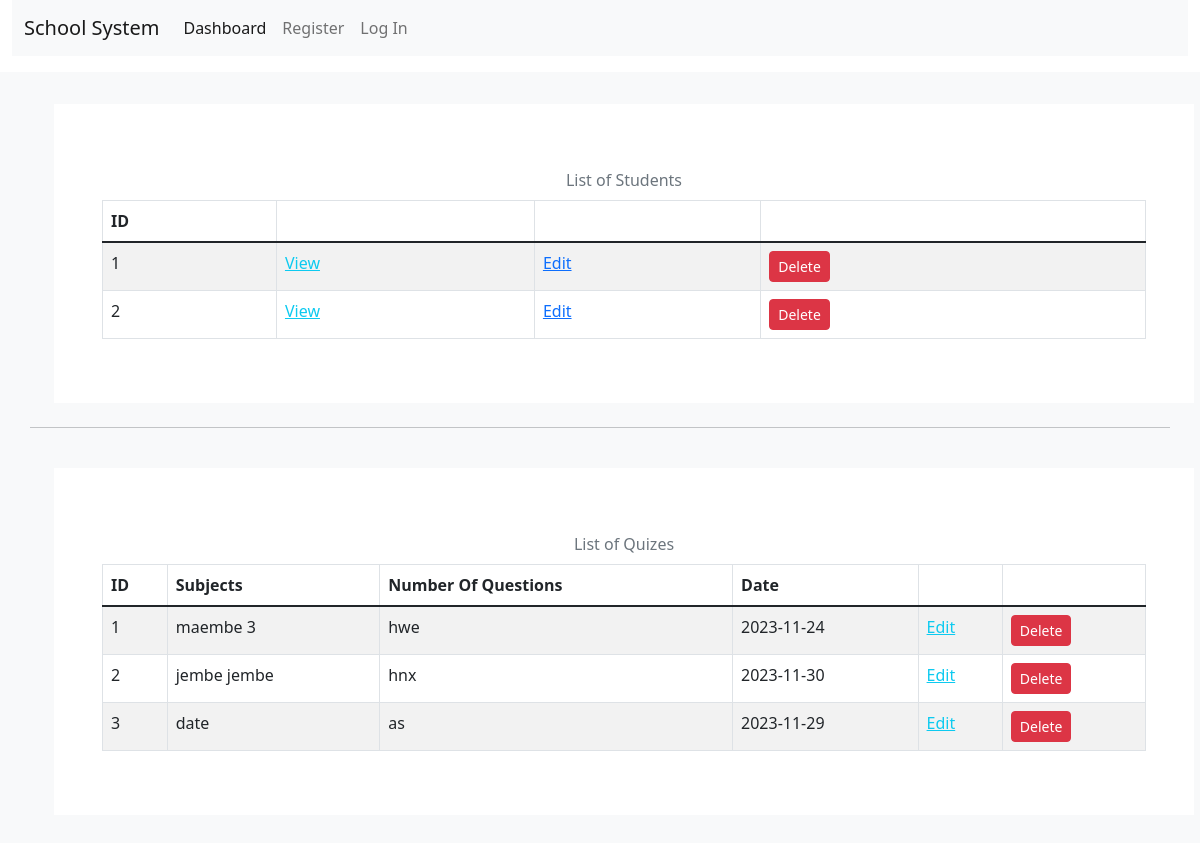
Page /dashboard on the earlier database version.
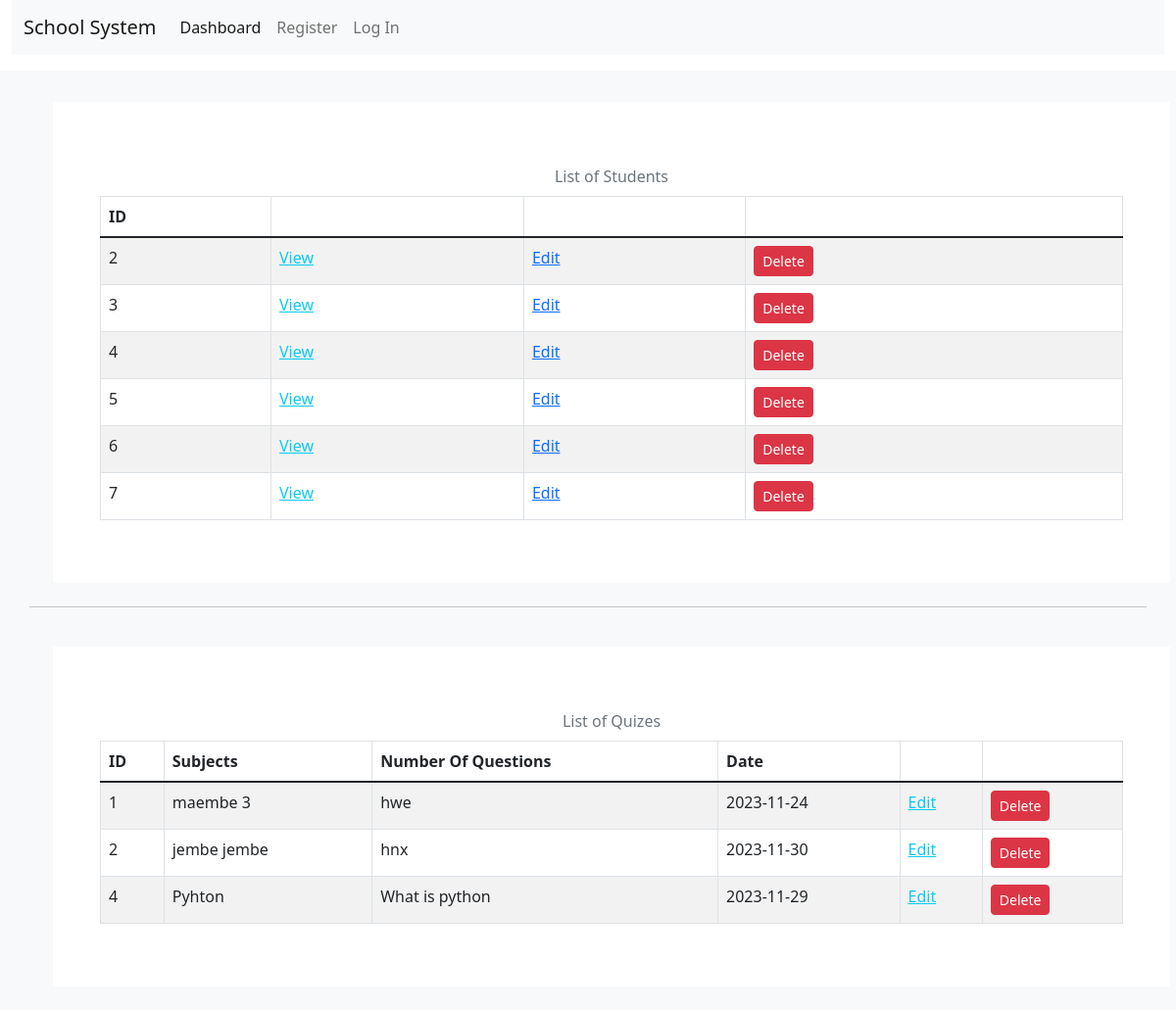
Same page on the later database version.
### tables this page shows
CREATE TABLE Students(
    id INTEGER PRIMARY KEY AUTOINCREMENT,    
    created TIMESTAMP NOT NULL DEFAULT CURRENT_TIMESTAMP,
    firstname TEXT NOT NULL,
    lastname TEXT NOT NULL
    

    -- FOREIGN KEY (user_id) REFERENCES user (id)
);

CREATE TABLE Quizes(
    id INTEGER PRIMARY KEY AUTOINCREMENT,
    -- user_id INTEGER NOT NULL,
    created TIMESTAMP NOT NULL DEFAULT CURRENT_TIMESTAMP,
    title TEXT NOT NULL,
    questions TEXT NOT NULL,
    date_given DATE NOT NULL
    -- complete BOOLEAN NOT NULL DEFAULT FALSE,

    -- FOREIGN KEY (user_id) REFERENCES user (id)
);

### class_app.py (the view)
@bp.route("/dashboard")
def index():
    db = get_db()
    students = db.execute("SELECT * FROM Students").fetchall()
    quizes = db.execute("SELECT * FROM Quizes ").fetchall()
    return render_template(
        "class/dashboard.html",
        students=students,
        quizes=quizes,
    )

### auth.py (called while the page is built)
@bp.before_app_request
def load_logged_in_user():
    user_id = session.get("user_id")
    if user_id is None:
        g.user = None
    else:
        g.user = (
            get_db().execute("SELECT * FROM user WHERE id = ?", (user_id,)).fetchone()
        )

### db.py (called while the page is built)
def get_db():
    if "db" not in g:
        g.db = sqlite3.connect(
            current_app.config["DATABASE"], detect_types=sqlite3.PARSE_DECLTYPES
        )
        g.db.row_factory = sqlite3.Row
    return g.db

### templates/class/dashboard.html (shortened to what this page needs)
{% extends 'base.html' %}
{% block content %}
<div class="container">
  <div class="row mt-3 pt-2">
  </div>
  <div class="row"
    <div class="col-md-8">
      <div class=" p-5 m-4 bg-white">
        <div class="table-responsive">
<table class="table table-striped table-bordered p-2 caption-top">
  <h2 class="text-decoration-underline"><caption class="text-center">List of Students</caption></h2>
  <thead>
    <tr>
      <th scope="col">ID</th>
      <th scope="col"></th>
      <th scope="col"></th>
      <th scope="col"></th>
    </tr>
  </thead>
  <tbody class="table-group-divider">
  {% for student in students %}
    <tr>
      <td>{{ student['id'] }}</td>
      <td> <a href="{{ url_for('class_app.view_student_results', id=student['id']) }}" class="text-info">View</a></td>
      <td>
        <a class="text-primary" href="{{ url_for('class_app.update', id=student['id']) }}">Edit</a>
    </td>
    <td>
        <form action="{{ url_for('class_app.delete_student', id=student['id']) }}" method="post">
    <input class="btn btn-sm btn-danger" type="submit" value="Delete" onclick="return confirm('Are you sure?');">
  </form>
    </td>
    </tr>
  {% endfor %}
  </tbody>
</table>
</div>
      </div>
      <hr>
  <div class=" p-5 m-4 bg-white">
        <div class="table-responsive">
<table class="table table-striped table-bordered p-2 caption-top">
  <h2 class="text-decoration-underline"><caption class="text-center">List of Quizes</caption></h2>
  <thead>
    <tr>
      <th scope="col">ID</th>
      <th scope="col">Subjects</th>
      <th scope="col">Number Of Questions</th>
      <th scope="col">Date</th>
      <th scope="col"></th>
      <th scope="col"></th>
    </tr>
  </thead>
  <tbody class="table-group-divider">
  {% for quiz in quizes %}
    <tr>
      <td>{{ quiz['id'] }}</td>
      <td>{{ quiz['title'] }}</td>
      <td> {{ quiz['questions'] }}</td>
      <td> {{ quiz['date_given'] }}</td>
       <td>
        <a class="text-info" href="{{ url_for('class_app.update_quiz', id=quiz['id']) }}">Edit</a>
      </td>
      <td>
        <form action="{{ url_for('class_app.delete_quiz', id=quiz['id']) }}" method="post">
    <input class="btn btn-sm btn-danger" type="submit" value="Delete" onclick="return confirm('Are you sure?');">
  </form>
      </td>
    </tr>
  {% endfor %}
  </tbody>
</table>
</div>
      </div>
    </div>
  </div>
{% endblock %}

### templates/base.html (shortened to what this page needs)
<!DOCTYPE html>
<html lang="en">
<head>
<link href="https://cdn.jsdelivr.net/npm/bootstrap@5.2.3/dist/css/bootstrap.min.css" rel="stylesheet">
<link rel="stylesheet" href="https://cdn.jsdelivr.net/npm/bootstrap-icons@1.11.1/font/bootstrap-icons.css">
</head>
<body>
  <div class="container-fluid">
    <nav class="navbar navbar-expand-lg bg-light">
  <div class="container-fluid">
    <a class="navbar-brand" href="#">School System</a>
    <div class="collapse navbar-collapse" id="navbarTogglerDemo03">
      <ul class="navbar-nav me-auto mb-2 mb-lg-0">
        <li class="nav-item">
          <a class="nav-link active" aria-current="page" href="{{url_for('class_app.index')}}">Dashboard</a>
        </li>
        {% if g.user %}
        <li class="nav-item">
          <a class="nav-link" href="{{ url_for('class_app.create_students') }}">New Student</a>
        </li>
        <li class="nav-item">
          <a class="nav-link" href="{{ url_for('class_app.create_quizes') }}">New Quiz</a>
        </li>
        <li class="nav-item">
          <a class="nav-link" href="{{ url_for('class_app.add_quiz_result') }}">Add Results</a>
        </li>
        <li class="nav-item">
          <a class="nav-link" href="{{ url_for('auth.logout') }}">Log Out</a>
        </li>
        {% else %}
        <li class="nav-item">
          <a class="nav-link" href="{{ url_for('auth.register') }}">Register</a>
        </li>
        <li class="nav-item">
          <a class="nav-link" href="c">Log In</a>
        </li>
        {% endif%}
      </ul>
    </div>
  </div>
</nav>
  </div>
  <section class="bg-light text-dark" style="min-height:100vh">
  {% block content %}
  {% endblock %}
  </section>
</body>
</html>

Differences in the rows shown:
removed Students: id "1"
removed Quizes: id "3", title "date", questions "as", date_given "2023-11-29"
added Students: id "3"
added Students: id "4"
added Students: id "5"
added Students: id "6"
added Students: id "7"
added Quizes: id "4", title "Pyhton", questions "What is python", date_given "2023-11-29"
